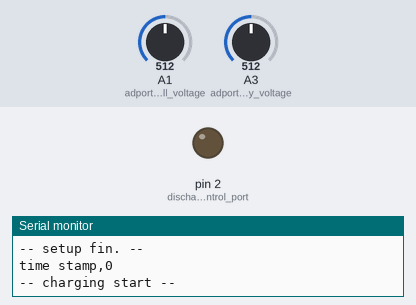
The sketch below on a simulated Arduino Uno, built with avr-gcc and run on an emulated ATmega328P. On the bench: output pins drawn as LEDs (lit = HIGH), the last lines printed to the serial monitor. Inputs (shaded band) come from the test bench; at power-on: A3 (adport_for_battery_voltage) = 512, A1 (adport_for_solar_cell_voltage) = 512. Pins used as bus, display or sensor lines are not drawn.

Above: at 5.8 s.
5.9 s: A3 (adport_for_battery_voltage) set to 770
11.9 s: A3 (adport_for_battery_voltage) set to 799
At 15.3 s:
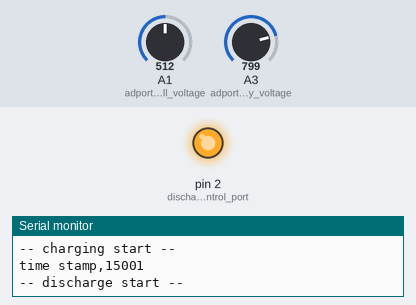
Timing chart, 0 to 16.8 s (numbered marks = the images above; inputs shaded):
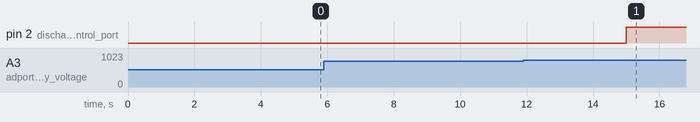

The sketch:

akasaki_charge.ino
```cpp
/* name: akasaki_charge             */
/* purpose: 鉛蓄電池の充放電を制御する  */
/* author: original: Sekihara       */
/* platform: Arduino UNO R3         */
/* lisence: MIT                     */
/* created: 2014-10 (?)             */
// ------------------------------
// [Port map]
// No data
//
//
//
// ------------------------------

// 充放電制御パラメータ
const float charge_cut_voltage = 14.0;          // 充電カット電圧, 定数類は大文字のほうがいいかも。
const float discharge_cut_voltage = 10.8;       // 放電終止電圧
const float discharge_possible_voltage = 11.5;  // 放電可能電圧

// port
const int charge_control_port = 1;
const int discharge_control_port = 2;
const int adport_for_solar_cell_voltage = A1;
const int adport_for_battery_voltage = A3;

// other
const long check_cycle = 5000l;
const int charging = HIGH;
const int discharging = HIGH;
int charge_condition = !charging;           // 充電の状況, 初期設定と一貫性を持たせるためにグローバル変数とした。
int discharge_condition = !discharging;     // 放電の状況
const int adv_max = 1023;                   // AD変換値の最大値（Arduinoでも種類や設定で異なる）

// タイムスタンプをシリアルで出力
void print_timestamp()
{
  Serial.print("time stamp,");
  Serial.println(millis());
  return;
}


void setup()
{
  // port setting
  pinMode(charge_control_port, OUTPUT);        // HIGHでON・・・本当？
  pinMode(discharge_control_port, OUTPUT);
  digitalWrite(charge_control_port, charge_condition);
  digitalWrite(discharge_control_port, discharge_condition);

  // serial setting
  Serial.begin(9600);

  // other
  //digitalWrite(discharge_control_port, HIGH); // 強制的に放電させる場合はコメントアウトを解く
  //while(1);

  Serial.println("-- setup fin. --");
}

void loop()
{
  // 電圧の計測（ここではAD変換値）
  double vol_batt = (double)analogRead(adport_for_battery_voltage);
  double vol_cell = (double)analogRead(adport_for_solar_cell_voltage);

  // AD変換値を電圧に変換する
  vol_batt = 15.0 * vol_batt / (double)adv_max; // 電池の出力電圧が15Vのときに5VがAD変換ポートに入力される回路構成を前提とする
  vol_cell = 20.0 * vol_cell / (double)adv_max; // 太陽電池のセルの出力電圧が20Vのときに5VがAD変換ポートに入力される回路構成を前提とする

  // 充電の可否を判断
  if(charge_condition == charging){
    if(vol_batt > charge_cut_voltage){
      print_timestamp();
      Serial.println("-- charging fin. --");
      charge_condition = !charging;
    }
  }
  else{
    if(vol_batt < vol_cell && vol_batt < charge_cut_voltage){
      print_timestamp();
      Serial.println("-- charging start --");
      charge_condition = charging;
    }
  }

  // 放電の可否を判断
  if(discharge_condition == discharging){
    if(vol_batt < discharge_cut_voltage){
      print_timestamp();
      Serial.println("-- discharge stop --");
      discharge_condition = !discharging;
    }
  }
  else{
    if(vol_batt > discharge_possible_voltage){
      print_timestamp();
      Serial.println("-- discharge start --");
      discharge_condition = discharging;
    }
  }

  // 判断の結果を反映させる（両方共判断の後に反映させることで過渡状態での判断を避ける）
  digitalWrite(charge_control_port, charge_condition);
  digitalWrite(discharge_control_port, discharge_condition);

  delay(check_cycle);           // この待ち時間が短いと短時間の内にスイッチがON−OFFされてしまう可能性がある。
}
```

Measured:
- the behaviour switches between 784 and 785 on A3 (adport_for_battery_voltage) (found by bisection; images 0 and 1)
- after the input at 5.9 s, every drawn part: stays the same
- after the input at 11.9 s, pin 2 (discharge_control_port): LOW → HIGH after 3.1 s
